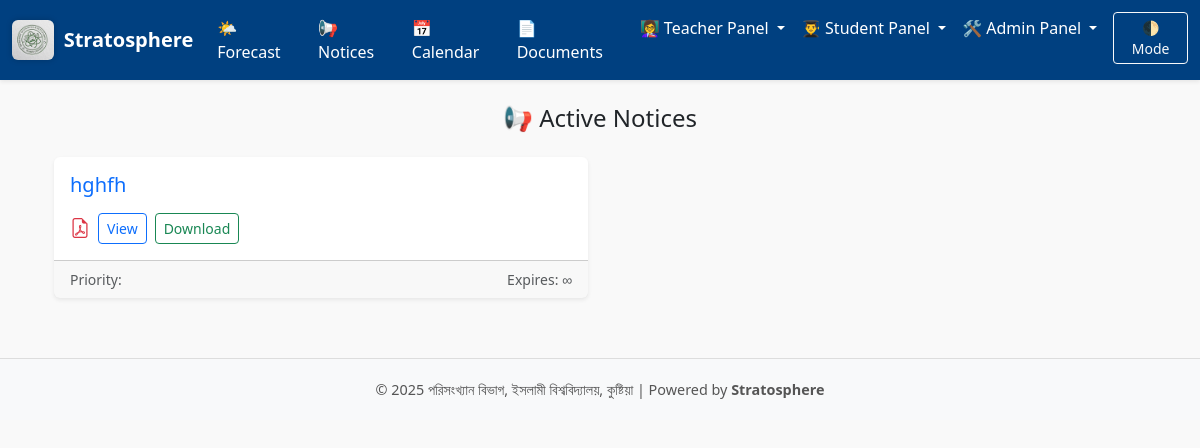
The app's page /notice with its own data.
### models.py (models this page shows, shortened)
class Notice(db.Model):
    id = db.Column(db.Integer, primary_key=True)
    title = db.Column(db.String(120), nullable=False)
    file_type = db.Column(db.String(20), nullable=True)
    file_name = db.Column(db.String(150), nullable=True)
    expires_at = db.Column(db.DateTime, nullable=True)
    created_at = db.Column(db.DateTime, default=datetime.utcnow)

### routes/public_routes.py (the view)
@public_routes.route("/notice", methods=["GET"])
def notice_view():
    now = datetime.now(timezone.utc)
    notices = Notice.query.filter(
        (Notice.expires_at == None) | (Notice.expires_at > now)
    ).order_by(Notice.created_at.desc()).all()
    return render_template("public/notice.html", notices=notices)

### templates/public/notice.html (shortened to what this page needs)
{% extends "base.html" %}
{% block content %}
<div class="container mt-4">
  <h4 class="mb-4 text-center">📢 Active Notices</h4>
  {% if notices %}
    <div class="row row-cols-1 row-cols-md-2 g-4">
      {% for notice in notices %}
        <div class="col">
          <div class="card h-100 shadow-sm border-0">
            <div class="card-body">
              <h5 class="card-title text-primary">{{ notice.title }}</h5>
              {% if notice.file_name %}
                <div class="mt-3 d-flex align-items-center gap-2">
                  {% if notice.file_type == 'pdf' %}
                    <i class="bi bi-file-earmark-pdf text-danger fs-5"></i>
                  {% elif notice.file_type in ['jpg', 'jpeg', 'png'] %}
                    <i class="bi bi-image text-info fs-5"></i>
                  {% elif notice.file_type in ['doc', 'docx'] %}
                    <i class="bi bi-file-earmark-word text-primary fs-5"></i>
                  {% else %}
                    <i class="bi bi-file-earmark fs-5"></i>
                  {% endif %}
                  <a href="{{ url_for('static', filename='uploads/notices/' ~ notice.file_name) }}"
                     target="_blank" class="btn btn-outline-primary btn-sm">
                    View
                  </a>
                  <a href="{{ url_for('static', filename='uploads/notices/' ~ notice.file_name) }}"
                     download class="btn btn-outline-success btn-sm">
                    Download
                  </a>
                </div>
              {% endif %}
            </div>
            <div class="card-footer text-muted small d-flex justify-content-between">
              <span>Priority: {{ notice.priority }}</span>
              {% if notice.expires_at %}
                <span>Expires: {{ notice.expires_at.strftime('%Y-%m-%d') }}</span>
              {% else %}
                <span>Expires: ∞</span>
              {% endif %}
            </div>
          </div>
        </div>
      {% endfor %}
    </div>
  {% else %}
    <div class="alert alert-info text-center">No active notices available.</div>
  {% endif %}
</div>
{% endblock %}

### templates/base.html (style rules this page uses)
body { font-family: 'Segoe UI', sans-serif; background-color: #f9f9f9; transition: background 0.3s, color 0.3s; }

### records on screen
Notice: title "hghfh", file_type "pdf" (drawn), shows "Expires: ∞"
